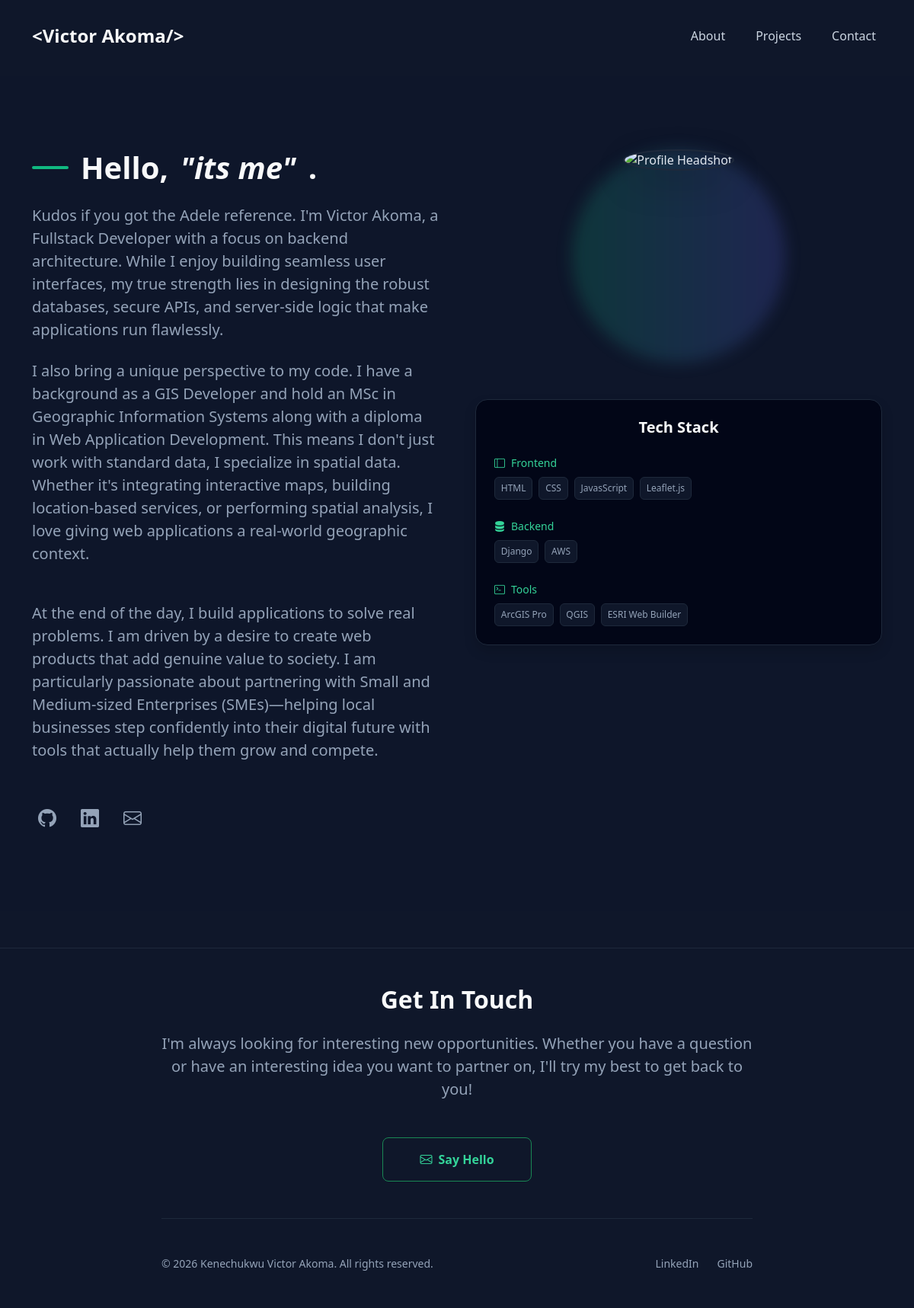
The page /about/ on the database its author committed.
### home/models.py (models this page shows, shortened)
class Skill(models.Model):
    CATEGORY_CHOICES = (
        ('frontend', 'Frontend'),
        ('backend', 'Backend'),
        ('tools', 'Tools'),
    )
    name = models.CharField(max_length=100, null=True, blank=True)
    category = models.CharField(max_length=20, choices=CATEGORY_CHOICES, null=True, blank=True)

### home/views.py (the view)
# urls.py: path('about/', views.AboutView.as_view(), name='about'),
class AboutView(TemplateView):
    template_name = 'home/about.html'
    def get_context_data(self, **kwargs):
        context = super().get_context_data(**kwargs)
        context['about'] = about.objects.all()
        context['skill'] = Skill.objects.all()
        return context

### home/templates/home/about.html
{% extends 'base.html' %}
{% load static %}
{% block content %}
<section id="about" class="py-5" style="margin-top: 100px; background-color: rgba(15, 23, 42, 0.5);">
    <div class="container py-5">
        <div class="row gx-5 align-items-start">
            <div class="col-md-6 mb-5 mb-md-0">
                <h2 class="display-6 fw-bold text-light mb-4 d-flex align-items-center gap-3">
                    <span class="rounded-pill" style="width: 48px; height: 4px; background-color: #10b981;"></span>
                    Hello, <em>"its me"</em>.
                </h2>
                <p class="text-slate-400 fs-5 small mb-4 lh-md">
                    Kudos if you got the Adele reference. I'm Victor Akoma, a Fullstack Developer with a focus on backend architecture.
                    While I enjoy building seamless user interfaces, my true strength lies in designing the robust databases,
                    secure APIs, and server-side logic that make applications run flawlessly.
                </p>
                <p class="text-slate-400 fs-5 small mb-5 lh-md">
                    I also bring a unique perspective to my code. I have a background as a GIS Developer and hold an MSc
                    in Geographic Information Systems along with a diploma in Web Application Development. This means I don't just work with standard data,
                    I specialize in spatial data. Whether it's integrating interactive maps, building location-based services, or performing spatial analysis,
                    I love giving web applications a real-world geographic context.
                </p>
                <p class="text-slate-400 fs-5 small mb-5 lh-md">
                    At the end of the day, I build applications to solve real problems. I am driven by a desire to create web products that add genuine value to society.
                    I am particularly passionate about partnering with Small and Medium-sized Enterprises (SMEs)—helping local businesses step confidently into their digital
                    future with tools that actually help them grow and compete.
                </p>
                <div class="d-flex gap-3">
                    <a href="https://github.com/KcVic" class="text-slate-400 fs-4 p-2 rounded-circle" style="transition: all 0.2s;" onmouseover="this.className='text-emerald-400 fs-4 p-2 rounded-circle bg-slate-800'" onmouseout="this.className='text-slate-400 fs-4 p-2 rounded-circle'" target="_blank">
                        <i class="bi bi-github"></i>
                    </a>
                    <a href="https://www.linkedin.com/in/kenechukwu-akoma-740630312/" class="text-slate-400 fs-4 p-2 rounded-circle" style="transition: all 0.2s;" onmouseover="this.className='text-emerald-400 fs-4 p-2 rounded-circle bg-slate-800'" onmouseout="this.className='text-slate-400 fs-4 p-2 rounded-circle'" target="_blank">
                        <i class="bi bi-linkedin"></i>
                    </a>
                    <a href="{% url 'contact' %}" class="text-slate-400 fs-4 p-2 rounded-circle" style="transition: all 0.2s;" onmouseover="this.className='text-emerald-400 fs-4 p-2 rounded-circle bg-slate-800'" onmouseout="this.className='text-slate-400 fs-4 p-2 rounded-circle'" target="_blank">
                        <i class="bi bi-envelope"></i>
                    </a>
                </div>
            </div>
            <div class="col-md-6 d-flex flex-column align-items-center text-center">
                <div class="mb-5 position-relative" style="width: 280px; height: 280px;">
                    <div class="position-absolute top-0 start-0 w-100 h-100 rounded-circle" style="background: linear-gradient(to right, rgba(16, 185, 129, 0.2), rgba(99, 102, 241, 0.2)); filter: blur(10px);"></div>
                    <img
                        src="{% static 'images/headshot.jpg' %}"
                        alt="Profile Headshot"
                        class="position-relative w-100 h-100 rounded-circle border border-2 shadow-lg"
                        style="object-fit: cover; border-color: #1e293b !important;"
                    >
                </div>
                <div class="card w-100 rounded-4 border-slate-800 shadow" style="background-color: #020617;">
                    <div class="card-body p-4">
                        <h3 class="h5 fw-semibold text-light mb-4">Tech Stack</h3>
                        <div class="mb-4">
                            <div class="d-flex align-items-center gap-2 mb-2 text-emerald-400 fw-medium small">
                                <i class="bi bi-layout-sidebar"></i> Frontend
                            </div>
                            <div class="d-flex flex-wrap gap-2">
                                {% for s in skill %}
                                {% if s.category == 'frontend' %}
                                <span class="badge border border-slate-800 fw-normal py-2 text-slate-400" style="background-color: #0f172a;">{{s.name}}</span>
                                {% endif %}
                                {% endfor %}
                            </div>
                        </div>
                        <div class="mb-4">
                            <div class="d-flex align-items-center gap-2 mb-2 text-emerald-400 fw-medium small">
                                <i class="bi bi-server"></i> Backend
                            </div>
                            <div class="d-flex flex-wrap gap-2">
                                {% for s in skill %}
                                {% if s.category == 'backend' %}
                                <span class="badge border border-slate-800 fw-normal py-2 text-slate-400" style="background-color: #0f172a;">{{s.name}}</span>
                                {% endif %}
                                {% endfor %}
                            </div>
                        </div>
                        <div>
                            <div class="d-flex align-items-center gap-2 mb-2 text-emerald-400 fw-medium small">
                                <i class="bi bi-terminal"></i> Tools
                            </div>
                            <div class="d-flex flex-wrap gap-2">
                                {% for s in skill %}
                                {% if s.category == 'tools' %}
                                <span class="badge border border-slate-800 fw-normal py-2 text-slate-400" style="background-color: #0f172a;">{{s.name}}</span>
                                {% endif %}
                                {% endfor %}
                            </div>
                        </div>
                    </div>
                </div>
            </div>
        </div>
    </div>
</section>
{% endblock %}

### static/css/style.css (style rules this page uses)
body { background-color: #0f172a; color: #e2e8f0; font-family: 'Segoe UI', Tahoma, Geneva, Verdana, sans-serif; }
.text-emerald-400 { color: #34d399 !important; }
.text-slate-400 { color: #94a3b8 !important; }
.border-slate-800 { border-color: #1e293b !important; }

### rows shown on the page
Skill: name "HTML"
Skill: name "CSS"
Skill: name "JavasScript"
Skill: name "Leaflet.js"
Skill: name "Django"
Skill: name "AWS"
Skill: name "ArcGIS Pro"
Skill: name "QGIS"
Skill: name "ESRI Web Builder"
